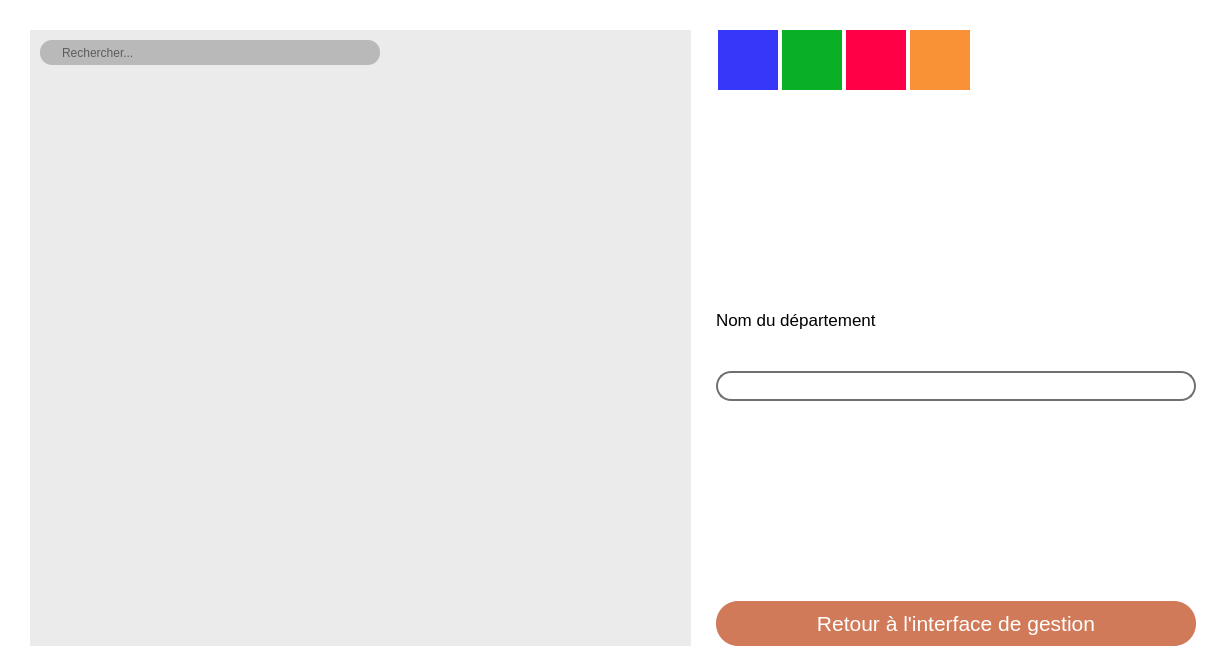
<?xml version="1.0" encoding="UTF-8"?>
<ui version="4.0">
 <class>ModificationDepartement</class>
 <widget class="QWidget" name="ModificationDepartement">
  <property name="geometry">
   <rect>
    <x>0</x>
    <y>0</y>
    <width>1221</width>
    <height>671</height>
   </rect>
  </property>
  <property name="windowTitle">
   <string>Form</string>
  </property>
  <property name="styleSheet">
   <string notr="true">background-color:rgb(255, 255, 255);</string>
  </property>
  <widget class="QFrame" name="gridFrame">
   <property name="geometry">
    <rect>
     <x>0</x>
     <y>0</y>
     <width>1221</width>
     <height>671</height>
    </rect>
   </property>
   <layout class="QGridLayout" name="gridLayout">
    <property name="leftMargin">
     <number>30</number>
    </property>
    <property name="topMargin">
     <number>30</number>
    </property>
    <property name="rightMargin">
     <number>25</number>
    </property>
    <property name="bottomMargin">
     <number>25</number>
    </property>
    <item row="0" column="0">
     <layout class="QHBoxLayout" name="horizontalLayout_2">
      <property name="spacing">
       <number>25</number>
      </property>
      <item>
       <widget class="QWidget" name="verticalWidget" native="true">
        <property name="styleSheet">
         <string notr="true">background-color:#EBEBEB;
</string>
        </property>
        <layout class="QVBoxLayout" name="verticalLayout_7">
         <property name="spacing">
          <number>6</number>
         </property>
         <property name="leftMargin">
          <number>0</number>
         </property>
         <property name="topMargin">
          <number>10</number>
         </property>
         <property name="rightMargin">
          <number>0</number>
         </property>
         <property name="bottomMargin">
          <number>0</number>
         </property>
         <item>
          <widget class="QLineEdit" name="txfRecherche">
           <property name="minimumSize">
            <size>
             <width>0</width>
             <height>25</height>
            </size>
           </property>
           <property name="maximumSize">
            <size>
             <width>350</width>
             <height>50</height>
            </size>
           </property>
           <property name="styleSheet">
            <string notr="true">QLineEdit{
	border-style:none;
	border-radius: 12px;
	background-color: #B9B9B9;
	padding-left:20px;
	margin-left:10px;
	color:black;
}</string>
           </property>
           <property name="text">
            <string/>
           </property>
           <property name="placeholderText">
            <string>Rechercher...</string>
           </property>
          </widget>
         </item>
         <item>
          <widget class="QTableWidget" name="tblDepartement">
           <property name="enabled">
            <bool>true</bool>
           </property>
           <property name="sizePolicy">
            <sizepolicy hsizetype="Expanding" vsizetype="Expanding">
             <horstretch>0</horstretch>
             <verstretch>0</verstretch>
            </sizepolicy>
           </property>
           <property name="minimumSize">
            <size>
             <width>650</width>
             <height>0</height>
            </size>
           </property>
           <property name="maximumSize">
            <size>
             <width>670</width>
             <height>16777215</height>
            </size>
           </property>
           <property name="font">
            <font>
             <pointsize>12</pointsize>
            </font>
           </property>
           <property name="styleSheet">
            <string notr="true">QTableWidget{
border-style:none;
color:black;
}

QTableWidget::item{
background-color:#D8D7D7;
}

QHeaderView::section{
background-color:#727171;
border-style:none;
font: 12pt &quot;Segoe UI&quot;;
color:white;
}

QTableWidget::item:selected{
	border-style:none;
	background-color: rgba(0, 0, 0, 0);
}

  QScrollBar::handle:vertical {
        background-color:rgba(127, 127, 127, 255);
    }

QScrollBar{
	width:15px;
	background-color:rgba(193, 193, 193, 255);
	border-radius:5px;
	margin-right:5px;
}

QScrollBar::handle{
	border-radius:5px;
}

    QScrollBar::add-line:vertical {
		border-style:none;
        subcontrol-position: bottom;
        subcontrol-origin: margin;
		border-radius:5px;
    }
    QScrollBar::sub-line:vertical {
        background: #C1C1C1;
        subcontrol-position: top;
		border-radius:5px;
        subcontrol-origin: margin;
		margin-right:5px;
    }

QTableWidget::item:alternate{
	background-color:#B2B2B2;
}

QTableWidget::item:selected {
	background-color:#727171;
	color:white;
}</string>
           </property>
           <property name="verticalScrollBarPolicy">
            <enum>Qt::ScrollBarAsNeeded</enum>
           </property>
           <property name="horizontalScrollBarPolicy">
            <enum>Qt::ScrollBarAlwaysOff</enum>
           </property>
           <property name="sizeAdjustPolicy">
            <enum>QAbstractScrollArea::AdjustToContents</enum>
           </property>
           <property name="editTriggers">
            <set>QAbstractItemView::NoEditTriggers</set>
           </property>
           <property name="showDropIndicator" stdset="0">
            <bool>false</bool>
           </property>
           <property name="dragDropOverwriteMode">
            <bool>false</bool>
           </property>
           <property name="defaultDropAction">
            <enum>Qt::IgnoreAction</enum>
           </property>
           <property name="alternatingRowColors">
            <bool>true</bool>
           </property>
           <property name="selectionMode">
            <enum>QAbstractItemView::SingleSelection</enum>
           </property>
           <property name="selectionBehavior">
            <enum>QAbstractItemView::SelectRows</enum>
           </property>
           <property name="textElideMode">
            <enum>Qt::ElideMiddle</enum>
           </property>
           <property name="showGrid">
            <bool>false</bool>
           </property>
           <attribute name="horizontalHeaderVisible">
            <bool>false</bool>
           </attribute>
           <attribute name="horizontalHeaderHighlightSections">
            <bool>false</bool>
           </attribute>
           <attribute name="verticalHeaderVisible">
            <bool>false</bool>
           </attribute>
           <attribute name="verticalHeaderHighlightSections">
            <bool>false</bool>
           </attribute>
          </widget>
         </item>
        </layout>
       </widget>
      </item>
      <item>
       <layout class="QVBoxLayout" name="verticalLayout">
        <item>
         <layout class="QVBoxLayout" name="verticalLayout_2">
          <property name="spacing">
           <number>0</number>
          </property>
          <property name="topMargin">
           <number>0</number>
          </property>
          <item>
           <layout class="QVBoxLayout" name="verticalLayout_5">
            <property name="spacing">
             <number>15</number>
            </property>
            <property name="topMargin">
             <number>0</number>
            </property>
            <property name="bottomMargin">
             <number>200</number>
            </property>
            <item>
             <layout class="QVBoxLayout" name="verticalLayout_4">
              <property name="spacing">
               <number>2</number>
              </property>
              <property name="sizeConstraint">
               <enum>QLayout::SetDefaultConstraint</enum>
              </property>
              <property name="topMargin">
               <number>0</number>
              </property>
              <property name="bottomMargin">
               <number>0</number>
              </property>
              <item>
               <layout class="QHBoxLayout" name="horizontalLayout">
                <property name="leftMargin">
                 <number>0</number>
                </property>
                <property name="rightMargin">
                 <number>220</number>
                </property>
                <property name="bottomMargin">
                 <number>88</number>
                </property>
                <item>
                 <widget class="QPushButton" name="btnRefresh">
                  <property name="minimumSize">
                   <size>
                    <width>60</width>
                    <height>60</height>
                   </size>
                  </property>
                  <property name="maximumSize">
                   <size>
                    <width>60</width>
                    <height>60</height>
                   </size>
                  </property>
                  <property name="cursor">
                   <cursorShape>PointingHandCursor</cursorShape>
                  </property>
                  <property name="styleSheet">
                   <string notr="true">QPushButton {
border-radius:0px;
border-style: none;
background-color:#3737F9;
color:white;
}

QPushButton:hover {
background-color:#2323A4;
}</string>
                  </property>
                  <property name="text">
                   <string/>
                  </property>
                  <property name="icon">
                   <iconset>
                    <normalon>:/icons/res/icons/SVG/Refresh.svg</normalon>
                   </iconset>
                  </property>
                  <property name="iconSize">
                   <size>
                    <width>30</width>
                    <height>30</height>
                   </size>
                  </property>
                  <property name="shortcut">
                   <string notr="true"/>
                  </property>
                 </widget>
                </item>
                <item>
                 <widget class="QPushButton" name="btnAdd">
                  <property name="minimumSize">
                   <size>
                    <width>60</width>
                    <height>60</height>
                   </size>
                  </property>
                  <property name="maximumSize">
                   <size>
                    <width>60</width>
                    <height>60</height>
                   </size>
                  </property>
                  <property name="cursor">
                   <cursorShape>PointingHandCursor</cursorShape>
                  </property>
                  <property name="styleSheet">
                   <string notr="true">QPushButton {
border-radius:0px;
border-style: none;
background-color:#09AF25;
color:white;
}

QPushButton:hover {
background-color:#0E8522;
}</string>
                  </property>
                  <property name="text">
                   <string/>
                  </property>
                  <property name="icon">
                   <iconset>
                    <normalon>:/icons/res/icons/SVG/Ajout.svg</normalon>
                   </iconset>
                  </property>
                  <property name="iconSize">
                   <size>
                    <width>30</width>
                    <height>30</height>
                   </size>
                  </property>
                  <property name="shortcut">
                   <string notr="true"/>
                  </property>
                 </widget>
                </item>
                <item>
                 <widget class="QPushButton" name="btnDel">
                  <property name="minimumSize">
                   <size>
                    <width>60</width>
                    <height>60</height>
                   </size>
                  </property>
                  <property name="maximumSize">
                   <size>
                    <width>60</width>
                    <height>60</height>
                   </size>
                  </property>
                  <property name="cursor">
                   <cursorShape>PointingHandCursor</cursorShape>
                  </property>
                  <property name="styleSheet">
                   <string notr="true">QPushButton {
border-radius:0px;
border-style: none;
background-color:#FF0046;
color:white;
}

QPushButton:hover {
background-color:#CE0038;
}</string>
                  </property>
                  <property name="text">
                   <string/>
                  </property>
                  <property name="icon">
                   <iconset>
                    <normalon>:/icons/res/icons/SVG/Delete2.svg</normalon>
                   </iconset>
                  </property>
                  <property name="iconSize">
                   <size>
                    <width>35</width>
                    <height>35</height>
                   </size>
                  </property>
                  <property name="shortcut">
                   <string notr="true"/>
                  </property>
                 </widget>
                </item>
                <item>
                 <widget class="QPushButton" name="btnMod">
                  <property name="minimumSize">
                   <size>
                    <width>60</width>
                    <height>60</height>
                   </size>
                  </property>
                  <property name="maximumSize">
                   <size>
                    <width>60</width>
                    <height>60</height>
                   </size>
                  </property>
                  <property name="cursor">
                   <cursorShape>PointingHandCursor</cursorShape>
                  </property>
                  <property name="styleSheet">
                   <string notr="true">QPushButton {
border-radius:0px;
border-style: none;
background-color:#F99237;
color:white;
}

QPushButton:hover {
background-color:#D27E35;
}</string>
                  </property>
                  <property name="text">
                   <string/>
                  </property>
                  <property name="icon">
                   <iconset>
                    <normalon>:/icons/res/icons/SVG/Modify.svg</normalon>
                   </iconset>
                  </property>
                  <property name="iconSize">
                   <size>
                    <width>30</width>
                    <height>30</height>
                   </size>
                  </property>
                  <property name="shortcut">
                   <string notr="true"/>
                  </property>
                 </widget>
                </item>
               </layout>
              </item>
              <item>
               <layout class="QVBoxLayout" name="verticalLayout_3" stretch="0,0">
                <property name="topMargin">
                 <number>90</number>
                </property>
                <property name="bottomMargin">
                 <number>0</number>
                </property>
                <item>
                 <widget class="QLabel" name="label_2">
                  <property name="font">
                   <font>
                    <family>Segoe UI</family>
                    <pointsize>13</pointsize>
                   </font>
                  </property>
                  <property name="text">
                   <string>Nom du département</string>
                  </property>
                 </widget>
                </item>
                <item>
                 <widget class="QLineEdit" name="txfEmploye">
                  <property name="sizePolicy">
                   <sizepolicy hsizetype="Maximum" vsizetype="Maximum">
                    <horstretch>0</horstretch>
                    <verstretch>0</verstretch>
                   </sizepolicy>
                  </property>
                  <property name="minimumSize">
                   <size>
                    <width>480</width>
                    <height>30</height>
                   </size>
                  </property>
                  <property name="font">
                   <font>
                    <family>Segoe UI</family>
                    <pointsize>11</pointsize>
                   </font>
                  </property>
                  <property name="styleSheet">
                   <string notr="true">QLineEdit{
	border: 2px solid rgb(112, 112, 112);
	border-radius: 15px;
	background-color: white;
	padding-left:20px;
}</string>
                  </property>
                  <property name="text">
                   <string/>
                  </property>
                 </widget>
                </item>
               </layout>
              </item>
             </layout>
            </item>
           </layout>
          </item>
          <item>
           <widget class="QPushButton" name="btnQuitter">
            <property name="sizePolicy">
             <sizepolicy hsizetype="Minimum" vsizetype="Maximum">
              <horstretch>0</horstretch>
              <verstretch>0</verstretch>
             </sizepolicy>
            </property>
            <property name="minimumSize">
             <size>
              <width>0</width>
              <height>45</height>
             </size>
            </property>
            <property name="font">
             <font>
              <family>Segoe UI</family>
              <pointsize>16</pointsize>
              <weight>50</weight>
              <bold>false</bold>
             </font>
            </property>
            <property name="cursor">
             <cursorShape>PointingHandCursor</cursorShape>
            </property>
            <property name="styleSheet">
             <string notr="true">QPushButton{
border-radius:22px;
background-color: rgb(209, 122, 90);
color:white;
}

QPushButton:hover{
background-color:rgb(176, 103, 76);
}
</string>
            </property>
            <property name="text">
             <string>Retour à l'interface de gestion</string>
            </property>
           </widget>
          </item>
         </layout>
        </item>
       </layout>
      </item>
     </layout>
    </item>
   </layout>
  </widget>
 </widget>
 <resources/>
 <connections/>
</ui>
